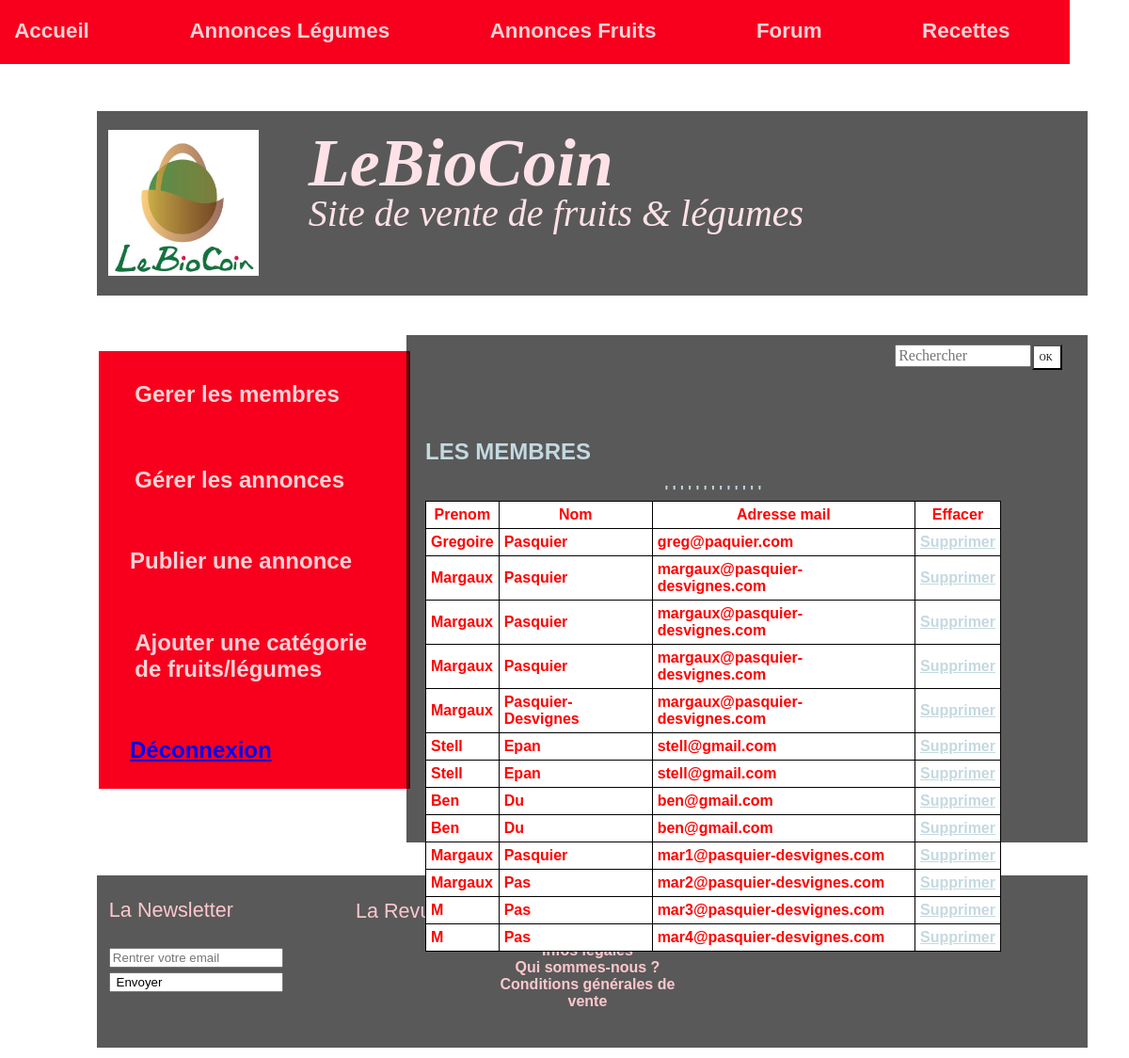
The app's page /listemembre.php with its own data.
### tables this page shows
CREATE TABLE IF NOT EXISTS `membre` (
  `id_membre` int(11) NOT NULL AUTO_INCREMENT,
  `prenom` varchar(255) NOT NULL,
  `nom` varchar(255) NOT NULL,
  `pseudo` varchar(255) NOT NULL,
  `adressemail` varchar(320) NOT NULL,
  `token` int(11) NOT NULL,
  `active` tinyint(1) NOT NULL,
  `motdepasse1` text NOT NULL,
  `motdepasse2` text NOT NULL,
  `num` int(11) NOT NULL,
  `region` varchar(30) NOT NULL,
  `ville` varchar(60) NOT NULL,
  PRIMARY KEY (`id_membre`)
);

### listemembre.php (the view, shortened to what this page needs)
<!DOCTYPE html>
<html>
    <head>
        <link rel="stylesheet" href="styles/header.css">
        <?php include("headeradmin.php"); ?>
     </head>
<?php
    try{
    $bdd= new PDO('mysql:host=127.0.0.1;dbname=mabase','root','');
    }
    catch(Exception $e) {
      die('Erreur: '.$e->getMessage());
    }
$bdd->query('DELETE FROM membre WHERE id_membre='.$_GET['delete'].'');
    $request=$bdd->query('SELECT * FROM membre ORDER BY id_membre');
    ?>
    <body>
      <div id="contenuaccueil">
    <h2>LES MEMBRES </h2>
    <center>
    <table>
      <th>Prenom</th>
      <th>Nom</th>
      <th>Adresse mail</th>
      <th>Effacer</th>
      <?php
      while($row = $request->fetch(PDO::FETCH_OBJ))
    {
    $nom= $row->nom;
    $id_membre= $row->id_membre;
    $prenom= $row->prenom;
    $adressemail= $row->adressemail;
    ?>
      <tr>
        <td><?php echo $prenom ?></td>
        <td><?php echo $nom ?></td>
        <td><?php echo $adressemail;?></td>
        <td><a href ="listemembre.php?delete=<?php echo $id_membre; ?>">Supprimer</a></td>
        </tr>'
    <?php
    }
   ?>
    </table>
    </center>
    </div>
    </body>
</html>

### styles/header.css (style rules this page uses)
body { background-image:url("http://www.google.fr/url?source=imglanding&ct=img&q=http://www.tao-mieux-etre.fr/web_images/pamplemousse-muffetflickr-cc.jpg&sa=X&ei=KadsVazYBMi1UbiwgNgM&ved=0CAkQ8wc4pgI&usg=AFQjCNHYb0JLWZ968Qpg9VzUwsZocn0uWQ"); background-attachment:fixed; background-size: cover; }
#contenuaccueil { padding:3%; padding-top:1%; font-family: Lucida Sans Unicode, Lucida Grande, sans-serif; background-color:rgba(0, 0,0, 0.0); overflow:auto; position:absolute; height:50%; width:51%; margin-top:-57.5%; margin-left: 34%; font-weight: bold; color: #C3D9E0; }
#contenuaccueil a { text-decoration: underline; color : #C3D9E0; }

### listemembre.php (style rules this page uses)
table, th, td { border: 1px solid black; border-collapse: collapse; background-color:white; color:red; }
th, td { padding: 5px; }

### records on screen
membre: prenom "Gregoire", nom "Pasquier", adressemail "greg@paquier.com"
membre: prenom "Margaux", nom "Pasquier", adressemail "margaux@pasquier-desvignes.com"
membre: prenom "Margaux", nom "Pasquier", adressemail "margaux@pasquier-desvignes.com"
membre: prenom "Margaux", nom "Pasquier", adressemail "margaux@pasquier-desvignes.com"
membre: prenom "Margaux", nom "Pasquier-Desvignes", adressemail "margaux@pasquier-desvignes.com"
membre: prenom "Stell", nom "Epan", adressemail "stell@gmail.com"
membre: prenom "Stell", nom "Epan", adressemail "stell@gmail.com"
membre: prenom "Ben", nom "Du", adressemail "ben@gmail.com"
membre: prenom "Ben", nom "Du", adressemail "ben@gmail.com"
membre: prenom "Margaux", nom "Pasquier", adressemail "mar1@pasquier-desvignes.com"
membre: prenom "Margaux", nom "Pas", adressemail "mar2@pasquier-desvignes.com"
membre: prenom "M", nom "Pas", adressemail "mar3@pasquier-desvignes.com"
membre: prenom "M", nom "Pas", adressemail "mar4@pasquier-desvignes.com"
